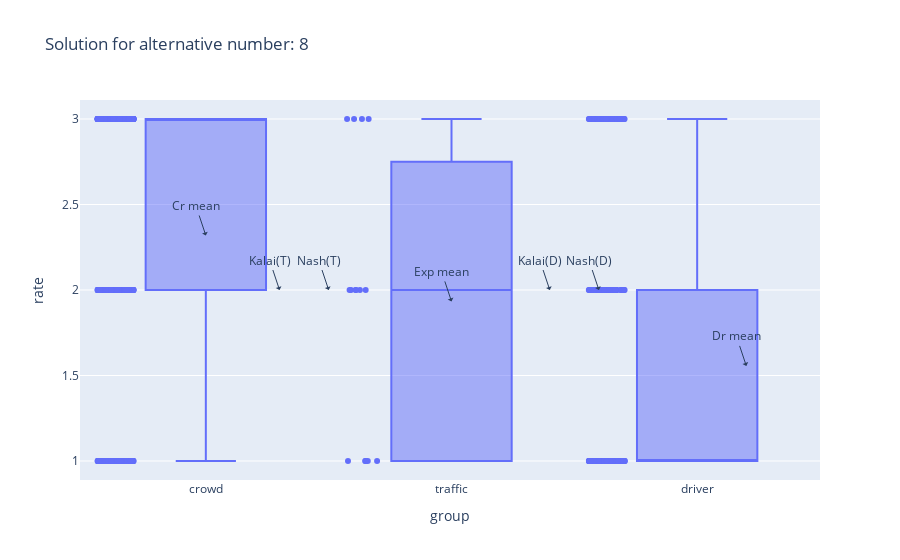

This figure's notebook cell:
### Code cell
plot_data_and_solution(df, all_detail_results, title, alt)

### Figure 1 — Plotly figure (JSON) as saved in the notebook; plotly's stock layout.template omitted (floating-point values rounded to 4 significant figures; data arrays with more than 128 entries replaced by an {"elided": "..."} marker saying what was removed)
{"data": [{"alignmentgroup": "True", "boxpoints": "all", "hovertemplate": "group=%{x}<br>rate=%{y}<extra></extra>", "legendgroup": "", "marker": {"color": "#636efa"}, "name": "", "notched": false, "offsetgroup": "", "orientation": "v", "showlegend": false, "type": "box", "x": {"elided": "1728 str values"}, "x0": " ", "xaxis": "x", "y": {"elided": "1728 int values"}, "y0": " ", "yaxis": "y"}], "layout": {"annotations": [{"arrowhead": 1, "showarrow": true, "text": "Cr mean", "x": 0, "y": 2.319}, {"arrowhead": 1, "showarrow": true, "text": "Dr mean", "x": 2.2, "y": 1.556}, {"arrowhead": 1, "showarrow": true, "text": "Exp mean", "x": 1, "y": 1.933}, {"arrowhead": 1, "showarrow": true, "text": "Kalai(T)", "x": 0.3, "y": 2.0}, {"arrowhead": 1, "showarrow": true, "text": "Nash(T)", "x": 0.5, "y": 2.0}, {"arrowhead": 1, "showarrow": true, "text": "Kalai(D)", "x": 1.4, "y": 2.0}, {"arrowhead": 1, "showarrow": true, "text": "Nash(D)", "x": 1.6, "y": 2.0}], "boxmode": "group", "legend": {"tracegroupgap": 0}, "title": {"text": "Solution for alternative number: 8"}, "xaxis": {"anchor": "y", "domain": [0, 1], "title": {"text": "group"}}, "yaxis": {"anchor": "x", "domain": [0, 1], "title": {"text": "rate"}}}}
